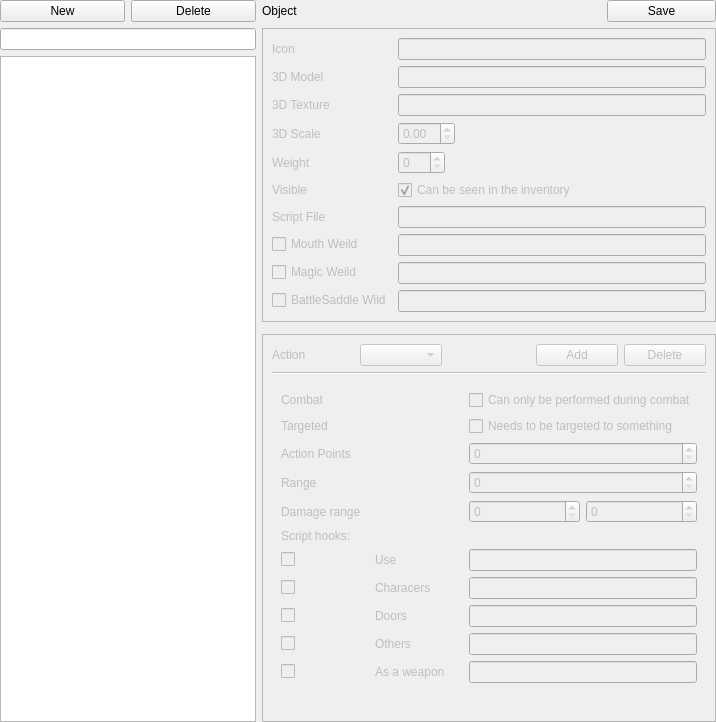
<?xml version="1.0" encoding="UTF-8"?>
<ui version="4.0">
 <class>ItemEditor</class>
 <widget class="QWidget" name="ItemEditor">
  <property name="geometry">
   <rect>
    <x>0</x>
    <y>0</y>
    <width>716</width>
    <height>680</height>
   </rect>
  </property>
  <property name="windowTitle">
   <string>Form</string>
  </property>
  <layout class="QGridLayout" name="gridLayout">
   <property name="margin">
    <number>0</number>
   </property>
   <item row="1" column="5">
    <widget class="QPushButton" name="itemSave">
     <property name="text">
      <string>Save</string>
     </property>
    </widget>
   </item>
   <item row="6" column="2" colspan="4">
    <widget class="QFrame" name="frameAction">
     <property name="enabled">
      <bool>false</bool>
     </property>
     <property name="frameShape">
      <enum>QFrame::StyledPanel</enum>
     </property>
     <property name="frameShadow">
      <enum>QFrame::Raised</enum>
     </property>
     <layout class="QGridLayout" name="gridLayout_2">
      <item row="0" column="1">
       <widget class="QComboBox" name="actionList"/>
      </item>
      <item row="0" column="4">
       <widget class="QPushButton" name="actionDelete">
        <property name="text">
         <string>Delete</string>
        </property>
       </widget>
      </item>
      <item row="0" column="3">
       <widget class="QPushButton" name="actionAdd">
        <property name="text">
         <string>Add</string>
        </property>
       </widget>
      </item>
      <item row="11" column="2">
       <widget class="QLabel" name="label_16">
        <property name="text">
         <string/>
        </property>
       </widget>
      </item>
      <item row="1" column="0" colspan="5">
       <widget class="Line" name="line">
        <property name="orientation">
         <enum>Qt::Horizontal</enum>
        </property>
       </widget>
      </item>
      <item row="0" column="0">
       <widget class="QLabel" name="labelAction">
        <property name="text">
         <string>Action</string>
        </property>
       </widget>
      </item>
      <item row="2" column="0" colspan="5">
       <widget class="QWidget" name="actionWidget" native="true">
        <layout class="QGridLayout" name="gridLayout_3">
         <item row="8" column="0">
          <widget class="QCheckBox" name="actionHasHookDoors">
           <property name="text">
            <string/>
           </property>
          </widget>
         </item>
         <item row="6" column="2" colspan="2">
          <widget class="QLineEdit" name="actionHookUse"/>
         </item>
         <item row="0" column="2" colspan="2">
          <widget class="QCheckBox" name="actionCombat">
           <property name="text">
            <string>Can only be performed during combat</string>
           </property>
          </widget>
         </item>
         <item row="10" column="0">
          <widget class="QCheckBox" name="actionHasHookWeapon">
           <property name="text">
            <string/>
           </property>
          </widget>
         </item>
         <item row="8" column="1">
          <widget class="QLabel" name="label_19">
           <property name="text">
            <string>Doors</string>
           </property>
          </widget>
         </item>
         <item row="4" column="3">
          <widget class="QSpinBox" name="actionDamageMax">
           <property name="maximum">
            <number>999</number>
           </property>
          </widget>
         </item>
         <item row="2" column="2" colspan="2">
          <widget class="QSpinBox" name="actionApCost">
           <property name="maximum">
            <number>99</number>
           </property>
          </widget>
         </item>
         <item row="1" column="2" colspan="2">
          <widget class="QCheckBox" name="actionTargeted">
           <property name="text">
            <string>Needs to be targeted to something</string>
           </property>
          </widget>
         </item>
         <item row="1" column="0" colspan="2">
          <widget class="QLabel" name="label_14">
           <property name="text">
            <string>Targeted</string>
           </property>
          </widget>
         </item>
         <item row="4" column="2">
          <widget class="QSpinBox" name="actionDamage">
           <property name="maximum">
            <number>999</number>
           </property>
          </widget>
         </item>
         <item row="3" column="2" colspan="2">
          <widget class="QSpinBox" name="actionRange">
           <property name="maximum">
            <number>999</number>
           </property>
          </widget>
         </item>
         <item row="6" column="1">
          <widget class="QLabel" name="label_15">
           <property name="text">
            <string>Use</string>
           </property>
          </widget>
         </item>
         <item row="0" column="0" colspan="2">
          <widget class="QLabel" name="label_10">
           <property name="text">
            <string>Combat</string>
           </property>
          </widget>
         </item>
         <item row="6" column="0">
          <widget class="QCheckBox" name="actionHasHookUse">
           <property name="text">
            <string/>
           </property>
          </widget>
         </item>
         <item row="7" column="1">
          <widget class="QLabel" name="label_18">
           <property name="text">
            <string>Characers</string>
           </property>
          </widget>
         </item>
         <item row="2" column="0" colspan="2">
          <widget class="QLabel" name="label_11">
           <property name="text">
            <string>Action Points</string>
           </property>
          </widget>
         </item>
         <item row="5" column="0" colspan="2">
          <widget class="QLabel" name="label_17">
           <property name="text">
            <string>Script hooks:</string>
           </property>
          </widget>
         </item>
         <item row="7" column="2" colspan="2">
          <widget class="QLineEdit" name="actionHookCharacters"/>
         </item>
         <item row="7" column="0">
          <widget class="QCheckBox" name="actionHasHookCharacters">
           <property name="text">
            <string/>
           </property>
          </widget>
         </item>
         <item row="4" column="0" colspan="2">
          <widget class="QLabel" name="label_13">
           <property name="text">
            <string>Damage range</string>
           </property>
          </widget>
         </item>
         <item row="3" column="0" colspan="2">
          <widget class="QLabel" name="label_12">
           <property name="text">
            <string>Range</string>
           </property>
          </widget>
         </item>
         <item row="8" column="2" colspan="2">
          <widget class="QLineEdit" name="actionHookDoors"/>
         </item>
         <item row="9" column="2" colspan="2">
          <widget class="QLineEdit" name="actionHookOthers"/>
         </item>
         <item row="9" column="0">
          <widget class="QCheckBox" name="actionHasHookOthers">
           <property name="text">
            <string/>
           </property>
          </widget>
         </item>
         <item row="10" column="1">
          <widget class="QLabel" name="label_21">
           <property name="text">
            <string>As a weapon</string>
           </property>
          </widget>
         </item>
         <item row="9" column="1">
          <widget class="QLabel" name="label_20">
           <property name="text">
            <string>Others</string>
           </property>
          </widget>
         </item>
         <item row="10" column="2" colspan="2">
          <widget class="QLineEdit" name="actionHookWeapon"/>
         </item>
        </layout>
       </widget>
      </item>
     </layout>
    </widget>
   </item>
   <item row="2" column="2" rowspan="3" colspan="4">
    <widget class="QFrame" name="frame">
     <property name="enabled">
      <bool>false</bool>
     </property>
     <property name="frameShape">
      <enum>QFrame::StyledPanel</enum>
     </property>
     <property name="frameShadow">
      <enum>QFrame::Raised</enum>
     </property>
     <layout class="QFormLayout" name="formLayout">
      <property name="fieldGrowthPolicy">
       <enum>QFormLayout::ExpandingFieldsGrow</enum>
      </property>
      <item row="0" column="0">
       <widget class="QLabel" name="label_2">
        <property name="text">
         <string>Icon</string>
        </property>
       </widget>
      </item>
      <item row="0" column="1">
       <widget class="QLineEdit" name="itemIcon"/>
      </item>
      <item row="1" column="0">
       <widget class="QLabel" name="label_3">
        <property name="text">
         <string>3D Model</string>
        </property>
       </widget>
      </item>
      <item row="1" column="1">
       <widget class="QLineEdit" name="itemModel"/>
      </item>
      <item row="2" column="0">
       <widget class="QLabel" name="label_4">
        <property name="text">
         <string>3D Texture</string>
        </property>
       </widget>
      </item>
      <item row="2" column="1">
       <widget class="QLineEdit" name="itemTexture"/>
      </item>
      <item row="3" column="0">
       <widget class="QLabel" name="label_6">
        <property name="text">
         <string>3D Scale</string>
        </property>
       </widget>
      </item>
      <item row="3" column="1">
       <widget class="QDoubleSpinBox" name="itemScale"/>
      </item>
      <item row="4" column="0">
       <widget class="QLabel" name="label_5">
        <property name="text">
         <string>Weight</string>
        </property>
       </widget>
      </item>
      <item row="4" column="1">
       <widget class="QSpinBox" name="itemWeight">
        <property name="maximum">
         <number>999</number>
        </property>
       </widget>
      </item>
      <item row="5" column="0">
       <widget class="QLabel" name="label_9">
        <property name="text">
         <string>Visible</string>
        </property>
       </widget>
      </item>
      <item row="5" column="1">
       <widget class="QCheckBox" name="itemHidden">
        <property name="text">
         <string>Can be seen in the inventory</string>
        </property>
        <property name="checked">
         <bool>true</bool>
        </property>
       </widget>
      </item>
      <item row="6" column="0">
       <widget class="QLabel" name="label_7">
        <property name="text">
         <string>Script File</string>
        </property>
       </widget>
      </item>
      <item row="6" column="1">
       <widget class="QLineEdit" name="itemScript"/>
      </item>
      <item row="7" column="0">
       <widget class="QCheckBox" name="itemModeMouth">
        <property name="text">
         <string>Mouth Weild</string>
        </property>
       </widget>
      </item>
      <item row="7" column="1">
       <widget class="QLineEdit" name="scriptMouthWeild"/>
      </item>
      <item row="8" column="0">
       <widget class="QCheckBox" name="itemModeMagic">
        <property name="text">
         <string>Magic Weild</string>
        </property>
       </widget>
      </item>
      <item row="8" column="1">
       <widget class="QLineEdit" name="scriptMagicWeild"/>
      </item>
      <item row="9" column="0">
       <widget class="QCheckBox" name="itemModeBattleSaddle">
        <property name="text">
         <string>BattleSaddle Wild</string>
        </property>
       </widget>
      </item>
      <item row="9" column="1">
       <widget class="QLineEdit" name="scriptBattleSaddleWeild"/>
      </item>
     </layout>
    </widget>
   </item>
   <item row="1" column="2" colspan="3">
    <widget class="QLabel" name="labelCurrentItem">
     <property name="text">
      <string>Object</string>
     </property>
    </widget>
   </item>
   <item row="1" column="0" rowspan="6">
    <widget class="QWidget" name="widget" native="true">
     <layout class="QGridLayout" name="gridLayout_4">
      <property name="margin">
       <number>0</number>
      </property>
      <item row="0" column="0">
       <widget class="QPushButton" name="itemAdd">
        <property name="text">
         <string>New</string>
        </property>
       </widget>
      </item>
      <item row="0" column="1">
       <widget class="QPushButton" name="itemDelete">
        <property name="text">
         <string>Delete</string>
        </property>
       </widget>
      </item>
      <item row="1" column="0" colspan="2">
       <widget class="QLineEdit" name="itemSearch"/>
      </item>
      <item row="2" column="0" colspan="2">
       <widget class="QListWidget" name="itemList"/>
      </item>
     </layout>
    </widget>
   </item>
  </layout>
 </widget>
 <resources/>
 <connections/>
</ui>
